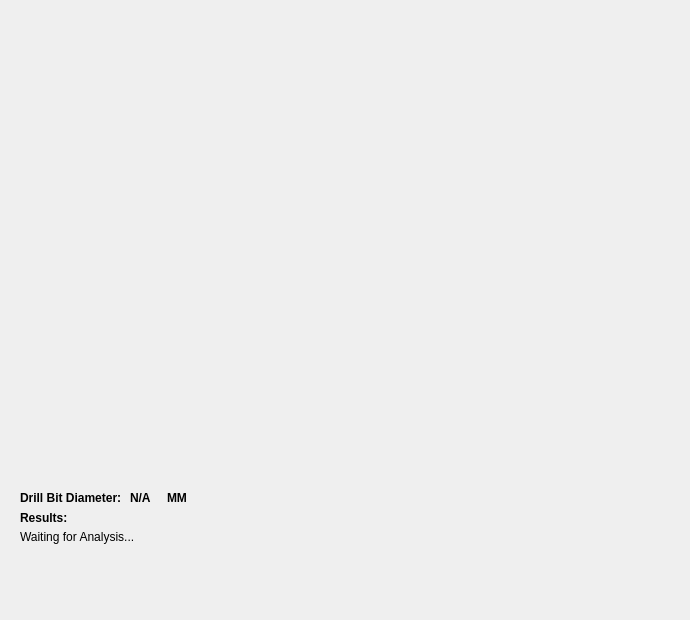
       <widget class="QWidget" name="SideIP">
        <property name="styleSheet">
         <string notr="true">#SideIP {
    border: none;
background-image: url(:/ytulogo/ytulogo.png) stretch;
    background-repeat: no-repeat;
    background-position: center;
    background-size: cover;
}</string>
        </property>
        <attribute name="icon">
         <iconset resource="cncRes.qrc">
          <normaloff>:/Icon/ip.png</normaloff>:/Icon/ip.png</iconset>
        </attribute>
        <attribute name="title">
         <string notr="true"/>
        </attribute>
        <widget class="QLabel" name="IpWidget">
         <property name="geometry">
          <rect>
           <x>51</x>
           <y>20</y>
           <width>601</width>
           <height>451</height>
          </rect>
         </property>
         <property name="text">
          <string/>
         </property>
        </widget>
        <widget class="QLabel" name="label_89">
         <property name="geometry">
          <rect>
           <x>20</x>
           <y>490</y>
           <width>101</width>
           <height>16</height>
          </rect>
         </property>
         <property name="font">
          <font>
           <bold>true</bold>
          </font>
         </property>
         <property name="text">
          <string>Drill Bit Diameter:</string>
         </property>
        </widget>
        <widget class="QLabel" name="IPdiaL">
         <property name="geometry">
          <rect>
           <x>130</x>
           <y>490</y>
           <width>31</width>
           <height>16</height>
          </rect>
         </property>
         <property name="font">
          <font>
           <bold>true</bold>
          </font>
         </property>
         <property name="text">
          <string>N/A</string>
         </property>
        </widget>
        <widget class="QLabel" name="label_92">
         <property name="geometry">
          <rect>
           <x>167</x>
           <y>490</y>
           <width>41</width>
           <height>16</height>
          </rect>
         </property>
         <property name="font">
          <font>
           <bold>true</bold>
          </font>
         </property>
         <property name="text">
          <string>MM</string>
         </property>
        </widget>
        <widget class="QLabel" name="label_93">
         <property name="geometry">
          <rect>
           <x>20</x>
           <y>510</y>
           <width>101</width>
           <height>16</height>
          </rect>
         </property>
         <property name="font">
          <font>
           <bold>true</bold>
          </font>
         </property>
         <property name="text">
          <string>Results:</string>
         </property>
        </widget>
        <widget class="QLabel" name="IPresultL">
         <property name="geometry">
          <rect>
           <x>20</x>
           <y>530</y>
           <width>661</width>
           <height>81</height>
          </rect>
         </property>
         <property name="text">
          <string>Waiting for Analysis...</string>
         </property>
         <property name="alignment">
          <set>Qt::AlignmentFlag::AlignLeading|Qt::AlignmentFlag::AlignLeft|Qt::AlignmentFlag::AlignTop</set>
         </property>
        </widget>
       </widget>
